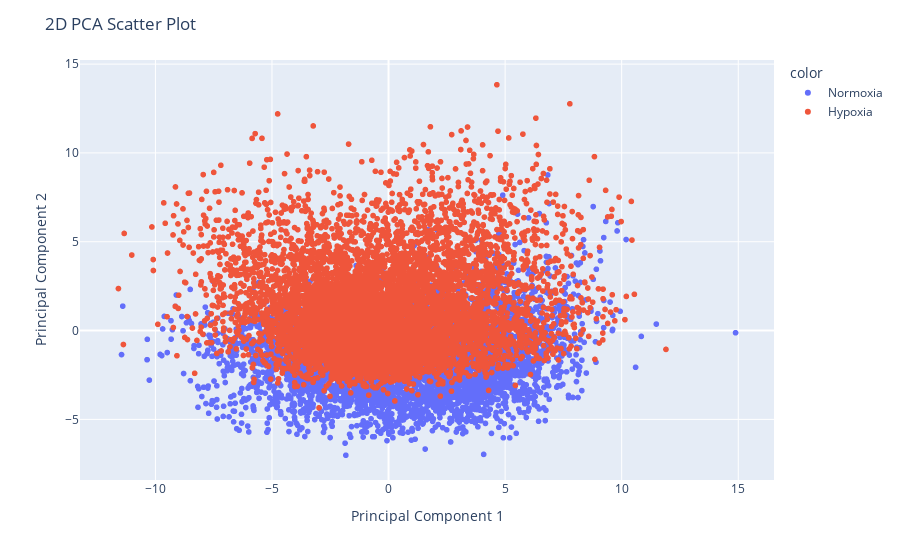

The notebook cell saved with this chart:
### Code cell
import plotly.express as px
pca = PCA(n_components=2)
components = pca.fit_transform(df_standardized)
fig = px.scatter(components, x=0, y=1, color=conditions)
fig.update_layout(
    xaxis_title='Principal Component 1',
    yaxis_title='Principal Component 2',
    title='2D PCA Scatter Plot'
)
fig.show()

### Figure 1 — Plotly figure (JSON) as saved in the notebook; plotly's stock layout.template omitted (floating-point values rounded to 4 significant figures; data arrays with more than 128 entries replaced by an {"elided": "..."} marker saying what was removed)
{"data": [{"hovertemplate": "color=Normoxia<br>0=%{x}<br>1=%{y}<extra></extra>", "legendgroup": "Normoxia", "marker": {"color": "#636efa", "symbol": "circle"}, "mode": "markers", "name": "Normoxia", "showlegend": true, "type": "scattergl", "x": {"elided": "5214 float values"}, "xaxis": "x", "y": {"elided": "5214 float values"}, "yaxis": "y"}, {"hovertemplate": "color=Hypoxia<br>0=%{x}<br>1=%{y}<extra></extra>", "legendgroup": "Hypoxia", "marker": {"color": "#EF553B", "symbol": "circle"}, "mode": "markers", "name": "Hypoxia", "showlegend": true, "type": "scattergl", "x": {"elided": "8537 float values"}, "xaxis": "x", "y": {"elided": "8537 float values"}, "yaxis": "y"}], "layout": {"legend": {"title": {"text": "color"}, "tracegroupgap": 0}, "margin": {"t": 60}, "title": {"text": "2D PCA Scatter Plot"}, "xaxis": {"anchor": "y", "domain": [0, 1], "title": {"text": "Principal Component 1"}}, "yaxis": {"anchor": "x", "domain": [0, 1], "title": {"text": "Principal Component 2"}}}}
